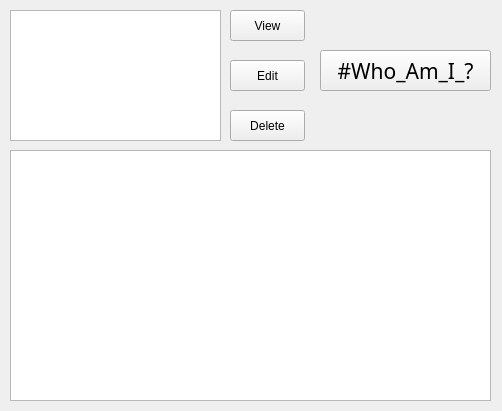
<?xml version="1.0" encoding="UTF-8"?>
<ui version="4.0">
 <class>MainWindow</class>
 <widget class="QMainWindow" name="MainWindow">
  <property name="windowModality">
   <enum>Qt::ApplicationModal</enum>
  </property>
  <property name="geometry">
   <rect>
    <x>0</x>
    <y>0</y>
    <width>502</width>
    <height>411</height>
   </rect>
  </property>
  <property name="minimumSize">
   <size>
    <width>502</width>
    <height>411</height>
   </size>
  </property>
  <property name="maximumSize">
   <size>
    <width>502</width>
    <height>411</height>
   </size>
  </property>
  <property name="windowTitle">
   <string>View/Edit/Delete</string>
  </property>
  <property name="windowIcon">
   <iconset>
    <normaloff>.needed/icons/alarm.png</normaloff>.needed/icons/alarm.png</iconset>
  </property>
  <widget class="QWidget" name="centralwidget">
   <widget class="QListWidget" name="lwAlarmList">
    <property name="geometry">
     <rect>
      <x>10</x>
      <y>10</y>
      <width>211</width>
      <height>131</height>
     </rect>
    </property>
   </widget>
   <widget class="QTextEdit" name="teAlarmDetails">
    <property name="enabled">
     <bool>true</bool>
    </property>
    <property name="geometry">
     <rect>
      <x>10</x>
      <y>150</y>
      <width>481</width>
      <height>251</height>
     </rect>
    </property>
    <property name="readOnly">
     <bool>true</bool>
    </property>
   </widget>
   <widget class="QPushButton" name="btnViewAlarmInfo">
    <property name="geometry">
     <rect>
      <x>230</x>
      <y>10</y>
      <width>75</width>
      <height>31</height>
     </rect>
    </property>
    <property name="text">
     <string>View</string>
    </property>
    <property name="icon">
     <iconset>
      <normaloff>.needed/icons/view.png</normaloff>.needed/icons/view.png</iconset>
    </property>
    <property name="shortcut">
     <string>Return</string>
    </property>
   </widget>
   <widget class="QPushButton" name="btnEditAlarm">
    <property name="geometry">
     <rect>
      <x>230</x>
      <y>60</y>
      <width>75</width>
      <height>31</height>
     </rect>
    </property>
    <property name="text">
     <string>Edit</string>
    </property>
    <property name="icon">
     <iconset>
      <normaloff>.needed/icons/edit.png</normaloff>.needed/icons/edit.png</iconset>
    </property>
   </widget>
   <widget class="QPushButton" name="btnDeleteAlarm">
    <property name="geometry">
     <rect>
      <x>230</x>
      <y>110</y>
      <width>75</width>
      <height>31</height>
     </rect>
    </property>
    <property name="text">
     <string>Delete</string>
    </property>
    <property name="icon">
     <iconset>
      <normaloff>.needed/icons/delete.png</normaloff>.needed/icons/delete.png</iconset>
    </property>
    <property name="shortcut">
     <string>Del</string>
    </property>
   </widget>
   <widget class="QPushButton" name="btnWhoAmI">
    <property name="geometry">
     <rect>
      <x>320</x>
      <y>50</y>
      <width>171</width>
      <height>41</height>
     </rect>
    </property>
    <property name="font">
     <font>
      <family>Segoe Print</family>
      <pointsize>16</pointsize>
     </font>
    </property>
    <property name="text">
     <string>#Who_Am_I_?</string>
    </property>
   </widget>
  </widget>
 </widget>
 <resources/>
 <connections/>
</ui>
